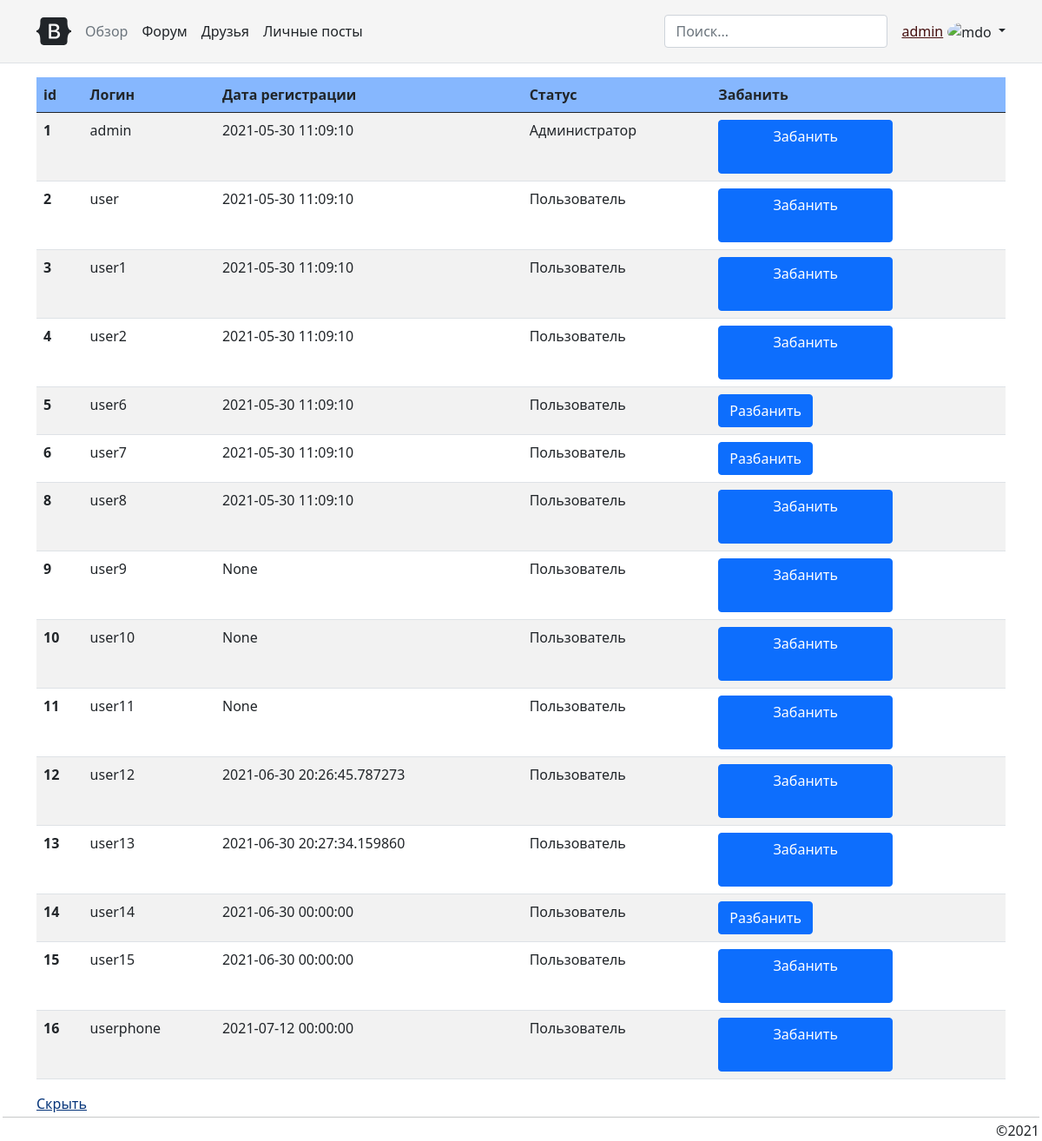
The page /users (signed in) on the database as committed earlier.
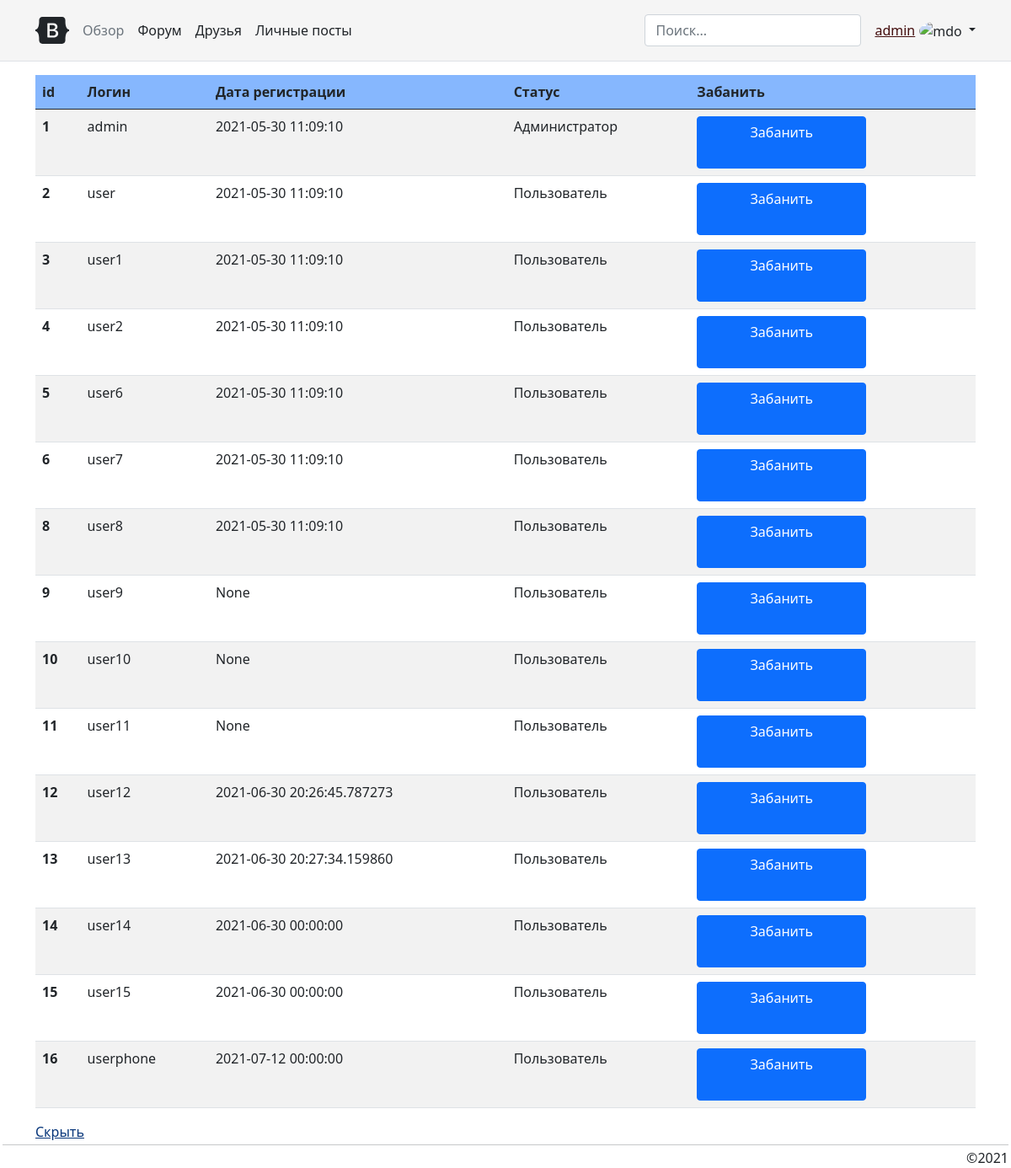
The same page on the database as committed later.
### data/user.py (models this page shows, shortened)
class User(SqlAlchemyBase, UserMixin):
    __tablename__ = 'users'  # Подключение к таблице 'users' базы данных
    id = sqlalchemy.Column(sqlalchemy.Integer, primary_key=True, autoincrement=True)  # Выбор столбца
    login = sqlalchemy.Column(sqlalchemy.String, index=True, unique=True)  # __||__
    hashed_password = sqlalchemy.Column(sqlalchemy.String, nullable=True)  # __||__
    status_id = sqlalchemy.Column(sqlalchemy.Integer, sqlalchemy.ForeignKey('user_status.id'),
                                                                                        nullable=True)
    registration_date = sqlalchemy.Column(sqlalchemy.TIMESTAMP, nullable=True)
    deleted = sqlalchemy.Column(sqlalchemy.Boolean, nullable=True)
    status = relationship("UserStatus", foreign_keys=[status_id])

### data/user_status.py (models this page shows)
class UserStatus(SqlAlchemyBase, UserMixin):
    __tablename__ = 'user_status'  # Подключение к таблице 'users_status' базы данных
    id = sqlalchemy.Column(sqlalchemy.Integer, primary_key=True, autoincrement=True)  # Выбор столбца
    status = sqlalchemy.Column(sqlalchemy.String, nullable=True)
    users = relationship("User")
    def __repr__(self):
        return f'{self.status}'  # возвращает статус

### app.py (the view)
@app.route('/users', methods=["POST", "GET"])
@login_required
def users():  # Возвращает админу список пользователей
    if current_user.status_id != 1:
        return "Доступ запрещен"
    db_sess = db_session.create_session()
    if request.method == 'POST':
        if request.form['user_id']:
            print(request.form['user_id'])
            user = db_sess.query(User).filter(User.id == request.form['user_id']).first()
            user.deleted = not user.deleted
            db_sess.commit()
    users = db_sess.query(User).order_by(User.id.asc())  # Присвоение переменной таблицы БД
    return render_template('users.html', users=users)

### app.py (called while the page is built)
@login_manager.user_loader  # Логин
def load_user(user_id):
    db_sess = db_session.create_session()
    return db_sess.query(User).get(user_id)

### data/db_session.py (called while the page is built)
def create_session() -> Session:
    global __factory
    return __factory()

### templates/users.html (shortened to what this page needs)
{% extends "index.html" %}
{% block content %}
    <table class="table table-striped">
        <thead>
        <tr>
              <th scope="col">id</th>
              <th scope="col">Логин</th>
              <th scope="col">Дата регистрации</th>
              <th scope="col">Статус</th>
              <th scope="col">Забанить</th>
            </tr>
        </thead>
        <tbody>
          {% for user in users %}
            <tr>
              <th scope="row">{{ user.id }}</th>
              <td>{{ user.login }}</td>
              <td>{{ user.registration_date }}</td>
              <td>{{ user.status}}</td>
                <td>
                    {% if current_user.status_id == 1  %}
                        <form action="" method="post">
                            <input class="btn btn-primary" type="submit"
                                    value="{% if user.deleted == 0%}Забанить
                                          {% else %}Разбанить{% endif %}" align="center"> </input>
                        </form>
                    {% else %}
                        {% if user.deleted == "True" %}
                            {% print("Удален") %}
                        {% else %}
                            {% print("Не удален") %}
                        {% endif %}
                    {% endif %}
                </td>
            </tr>
          {% endfor %}
        </tbody>
    </table>
    <a href="{{ url_for('clear') }}">Скрыть</a>
{% endblock %}

Rows that differ between the two databases and show on the page:
changed User "user6": deleted "Разбанить" → "Забанить"
changed User "user7": deleted "Разбанить" → "Забанить"
changed User "user14": deleted "Разбанить" → "Забанить"
